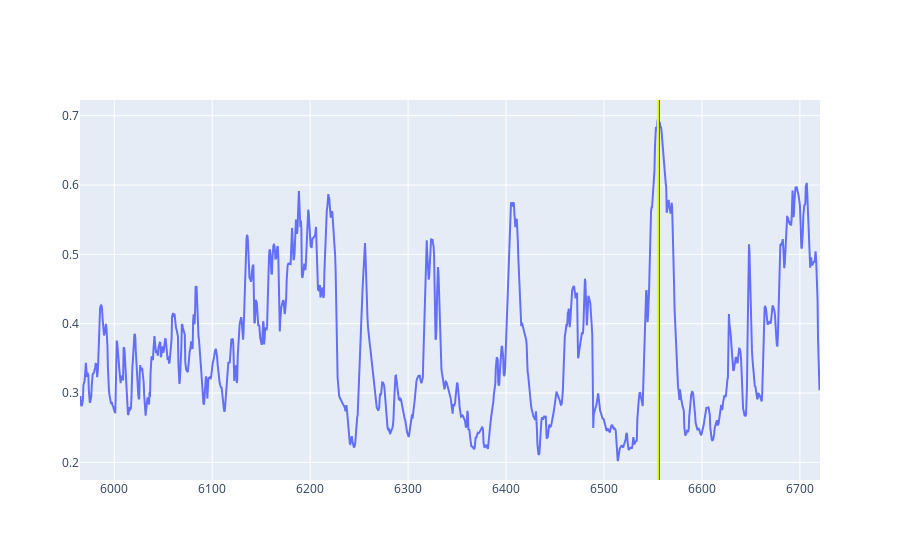

Notebook cell for this chart:
### Code cell
import plotly.graph_objs as go
from plotly.offline import download_plotlyjs, init_notebook_mode, plot, iplot
data = []
data.append(go.Scatter(x=windows_depth,y=res1))
fig = go.Figure(data=data)
fig.add_vline(x=true_depth, line_width=2, line_color="green")
fig.add_vline(x=max_score_depth, line_width=2, line_color="yellow")
iplot(fig)

### Figure 1 — Plotly figure (JSON) as saved in the notebook; plotly's stock layout.template omitted (floating-point values rounded to 4 significant figures; data arrays with more than 128 entries replaced by an {"elided": "..."} marker saying what was removed)
{"data": [{"type": "scatter", "x": {"elided": "1512 float values"}, "y": {"elided": "1512 float values"}}], "layout": {"shapes": [{"line": {"color": "green", "width": 2}, "type": "line", "x0": 6556, "x1": 6556, "xref": "x", "y0": 0, "y1": 1, "yref": "y domain"}, {"line": {"color": "yellow", "width": 2}, "type": "line", "x0": 6555, "x1": 6555, "xref": "x", "y0": 0, "y1": 1, "yref": "y domain"}]}}
